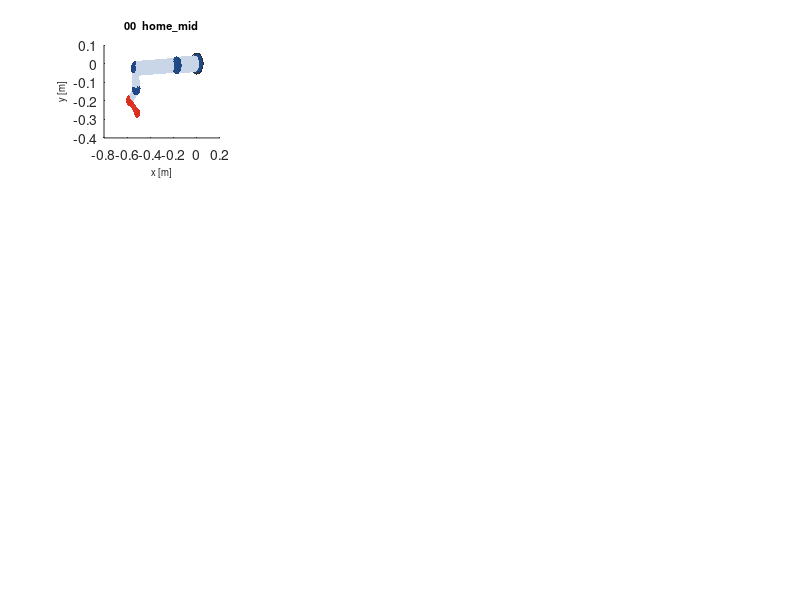

Source code (MATLAB): (Note: this script raises an error after producing the figure.)
function visualize_manipulator_reference_poses_matlab()
%VISUALIZE_MANIPULATOR_REFERENCE_POSES_MATLAB
% Visualize the 16 joint-space reference poses used by the manipulator
% random-pose benchmark. The primary rendering path uses MathWorks Robotics
% System Toolbox rigidBodyTree + rigidBody/addVisual. The attached visual
% geometry is a capsule approximation built from the same DH chain used by the
% C++ model.
%
% The kinematic chain matches ManipulatorDynamicsModel:
%   standard DH, approximately RB5-like
%   a     = [0, -0.427, -0.357, 0, 0, 0]
%   d     = [0.15, 0, 0, 0.11, 0.09, 0.09]
%   alpha = [pi/2, 0, 0, pi/2, -pi/2, 0]
%
% Usage from MATLAB:
%   cd /home/cora-tuf/MPPI/BiC-MPPI-legacy/random_pose_benchmark
%   visualize_manipulator_reference_poses_matlab

close all;

[poses, names, ids] = referencePoses();
dh = manipulatorDhParameters();
figurePosition = [80, 80, 1100, 1100];
workspace = [-0.85, 0.35, -1.05, 0.75, -0.05, 0.95];
subplotWidthScale = 0.88;   % Smaller value gives more horizontal gap.
subplotHeightScale = 0.74;  % Smaller value gives more vertical gap.
titleFontSize = 8;
labelFontSize = 7;
tickFontSize = 7;

robot = [];
if hasRoboticsSystemToolbox()
    robot = buildRigidBodyTree(dh);
else
    warning(['Robotics System Toolbox rigidBodyTree was not found. ', ...
             'Using the local DH skeleton plot only.']);
end

fig = figure('Name', 'Manipulator Reference Poses', ...
             'Color', 'w', ...
             'Position', figurePosition);

for i = 1:size(poses, 1)
    figure(fig);
    ax = subplot(4, 4, i);
    q = poses(i, :);

    shownWithToolbox = false;
    if ~isempty(robot)
        shownWithToolbox = showRigidBodyTree(ax, robot, q);
    end

    hold(ax, 'on');
    if ~shownWithToolbox
        plotRigidBodyGeometry(ax, q, dh);
    end
    plotDhCenterline(ax, q, dh);
    hold(ax, 'off');

    title(ax, sprintf('%02d  %s', ids(i), names{i}), ...
          'Interpreter', 'none', 'FontSize', titleFontSize);
    xlabel(ax, 'x [m]', 'FontSize', labelFontSize);
    ylabel(ax, 'y [m]', 'FontSize', labelFontSize);
    zlabel(ax, 'z [m]', 'FontSize', labelFontSize);
    ax.FontSize = tickFontSize;
    xlim(ax, workspace(1:2));
    ylim(ax, workspace(3:4));
    zlim(ax, workspace(5:6));
    axis(ax, 'equal');
    grid(ax, 'on');
    view(ax, 135, 25);
    applyLighting(ax);
    adjustSubplotPosition(ax, subplotWidthScale, subplotHeightScale);
end

outDir = fullfile(fileparts(mfilename('fullpath')), 'results');
if ~exist(outDir, 'dir')
    mkdir(outDir);
end
outPng = fullfile(outDir, 'manipulator_reference_poses_matlab.png');
saveFigurePng(fig, outPng);
fprintf('Saved figure: %s\n', outPng);

end

function tf = hasRoboticsSystemToolbox()
tf = exist('rigidBodyTree', 'class') == 8 || exist('rigidBodyTree', 'file') == 2;
end

function adjustSubplotPosition(ax, widthScale, heightScale)
pos = ax.Position;
pos(1) = pos(1) + 0.5 * pos(3) * (1.0 - widthScale);
pos(2) = pos(2) + 0.5 * pos(4) * (1.0 - heightScale);
pos(3) = pos(3) * widthScale;
pos(4) = pos(4) * heightScale;
ax.Position = pos;
end

function dh = manipulatorDhParameters()
dh.a = [0.0, -0.427, -0.357, 0.0, 0.0, 0.0];
dh.d = [0.15, 0.0, 0.0, 0.11, 0.09, 0.09];
dh.alpha = [pi / 2.0, 0.0, 0.0, pi / 2.0, -pi / 2.0, 0.0];
end

function robot = buildRigidBodyTree(dh)
robot = rigidBodyTree('DataFormat', 'row', 'MaxNumBodies', 6);
parent = robot.BaseName;
linkRadius = [0.050, 0.045, 0.040, 0.032, 0.028, 0.024];
jointRadius = [0.060, 0.052, 0.048, 0.040, 0.034, 0.030];

for i = 1:6
    body = rigidBody(sprintf('link%d', i));
    joint = rigidBodyJoint(sprintf('joint%d', i), 'revolute');
    joint.JointAxis = [0, 0, 1];

    % Robotics System Toolbox uses standard DH order [a alpha d theta].
    setFixedTransform(joint, [dh.a(i), dh.alpha(i), dh.d(i), 0.0], 'dh');
    body.Joint = joint;
    addOfficialBodyVisuals(body, i, dh, linkRadius(i), jointRadius(i));

    addBody(robot, body, parent);
    parent = body.Name;
end
end

function addOfficialBodyVisuals(body, i, dh, linkRadius, jointRadius)
linkColor = [0.78, 0.83, 0.90];
jointColor = [0.12, 0.28, 0.52];
eeColor = [0.86, 0.18, 0.12];

T0 = standardDhTransform(0.0, dh.a(i), dh.d(i), dh.alpha(i));
parentInBody = T0 \ [0.0; 0.0; 0.0; 1.0];
p0 = [0.0, 0.0, 0.0];
p1 = parentInBody(1:3).';
linkLength = norm(p1 - p0);

if linkLength > 1.0e-8
    linkTform = visualTformForSegment(p0, p1);
    addVisual(body, 'Capsule', [linkRadius, linkLength], linkTform, ...
              'FaceColor', linkColor, 'FaceAlpha', 0.96);
end

jointColorThis = jointColor;
if i == 6
    jointColorThis = eeColor;
end
addVisual(body, 'Sphere', jointRadius, eye(4), ...
          'FaceColor', jointColorThis, 'FaceAlpha', 0.98);

if i == 6
    addVisual(body, 'Capsule', [0.018, 0.095], ...
              makeTranslationTform([0.0475, 0.0, 0.0]) * makeYRotationTform(pi / 2.0), ...
              'FaceColor', eeColor, 'FaceAlpha', 0.98);
end
end

function T = visualTformForSegment(p0, p1)
v = p1 - p0;
len = norm(v);
ez = v / len;
tmp = [0.0, 0.0, 1.0];
if abs(dot(ez, tmp)) > 0.95
    tmp = [0.0, 1.0, 0.0];
end
ex = cross(tmp, ez);
ex = ex / norm(ex);
ey = cross(ez, ex);
mid = 0.5 * (p0 + p1);

T = eye(4);
T(1:3, 1) = ex(:);
T(1:3, 2) = ey(:);
T(1:3, 3) = ez(:);
T(1:3, 4) = mid(:);
end

function T = makeTranslationTform(p)
T = eye(4);
T(1:3, 4) = p(:);
end

function T = makeYRotationTform(theta)
c = cos(theta);
s = sin(theta);
T = [ c, 0.0,  s, 0.0; ...
      0.0, 1.0, 0.0, 0.0; ...
     -s, 0.0,  c, 0.0; ...
      0.0, 0.0, 0.0, 1.0];
end

function shown = showRigidBodyTree(ax, robot, q)
shown = false;
try
    show(robot, q, ...
         'Parent', ax, ...
         'PreservePlot', false, ...
         'Frames', 'off', ...
         'Visuals', 'on', ...
         'Collisions', 'off');
    shown = true;
catch
    try
        show(robot, q, 'Parent', ax, 'PreservePlot', false, 'Visuals', 'on');
        shown = true;
    catch
        shown = false;
    end
end
end

function plotDhSkeleton(ax, q, dh)
pts = fkJointPositions(q, dh);

plot3(ax, pts(:, 1), pts(:, 2), pts(:, 3), ...
      '-', 'LineWidth', 2.2, 'Color', [0.05, 0.22, 0.55]);
scatter3(ax, pts(:, 1), pts(:, 2), pts(:, 3), ...
         24, [0.08, 0.33, 0.72], 'filled');
scatter3(ax, pts(1, 1), pts(1, 2), pts(1, 3), ...
         42, [0.05, 0.05, 0.05], 'filled');
scatter3(ax, pts(end, 1), pts(end, 2), pts(end, 3), ...
         54, [0.84, 0.15, 0.12], 'filled');
end

function plotRigidBodyGeometry(ax, q, dh)
pts = fkJointPositions(q, dh);

linkRadius = [0.050, 0.045, 0.040, 0.032, 0.028, 0.024];
jointRadius = [0.060, 0.052, 0.048, 0.040, 0.034, 0.030, 0.030];
linkColor = [0.78, 0.83, 0.90];
linkEdgeColor = [0.40, 0.47, 0.58];
jointColor = [0.12, 0.28, 0.52];
baseColor = [0.18, 0.18, 0.18];
eeColor = [0.86, 0.18, 0.12];

drawCylinderBetween(ax, [0.0, 0.0, -0.035], [0.0, 0.0, 0.065], ...
                    0.080, baseColor, baseColor, 20);

for i = 1:6
    drawCylinderBetween(ax, pts(i, :), pts(i + 1, :), ...
                        linkRadius(i), linkColor, linkEdgeColor, 18);
end

for i = 1:7
    if i == 1
        color = baseColor;
    elseif i == 7
        color = eeColor;
    else
        color = jointColor;
    end
    drawSphere(ax, pts(i, :), jointRadius(i), color, 16);
end

drawEndEffectorTool(ax, q, dh, eeColor);
end

function plotDhCenterline(ax, q, dh)
pts = fkJointPositions(q, dh);
plot3(ax, pts(:, 1), pts(:, 2), pts(:, 3), ...
      '-', 'LineWidth', 1.1, 'Color', [0.04, 0.12, 0.28]);
end

function drawEndEffectorTool(ax, q, dh, color)
T = eye(4);
for i = 1:6
    T = T * standardDhTransform(q(i), dh.a(i), dh.d(i), dh.alpha(i));
end

p0 = T(1:3, 4).';
toolAxis = T(1:3, 1).';
if norm(toolAxis) < 1.0e-12
    toolAxis = [1.0, 0.0, 0.0];
end
toolAxis = toolAxis / norm(toolAxis);
p1 = p0 + 0.095 * toolAxis;
drawCylinderBetween(ax, p0, p1, 0.018, color, color, 14);
drawSphere(ax, p1, 0.026, color, 14);
end

function drawCylinderBetween(ax, p0, p1, radius, faceColor, edgeColor, n)
v = p1 - p0;
len = norm(v);
if len < 1.0e-10
    drawSphere(ax, p0, radius, faceColor, n);
    return;
end

ez = v / len;
tmp = [0.0, 0.0, 1.0];
if abs(dot(ez, tmp)) > 0.95
    tmp = [0.0, 1.0, 0.0];
end
ex = cross(tmp, ez);
ex = ex / norm(ex);
ey = cross(ez, ex);

[X, Y, Z] = cylinder(radius, n);
Z = Z * len;

Xw = p0(1) + ex(1) * X + ey(1) * Y + ez(1) * Z;
Yw = p0(2) + ex(2) * X + ey(2) * Y + ez(2) * Z;
Zw = p0(3) + ex(3) * X + ey(3) * Y + ez(3) * Z;

surf(ax, Xw, Yw, Zw, ...
     'FaceColor', faceColor, ...
     'EdgeColor', edgeColor, ...
     'EdgeAlpha', 0.18, ...
     'FaceAlpha', 0.96);
end

function drawSphere(ax, center, radius, color, n)
[X, Y, Z] = sphere(n);
surf(ax, center(1) + radius * X, ...
         center(2) + radius * Y, ...
         center(3) + radius * Z, ...
     'FaceColor', color, ...
     'EdgeColor', 'none', ...
     'FaceAlpha', 0.98);
end

function applyLighting(ax)
try
    lighting(ax, 'gouraud');
    material(ax, 'dull');
    camlight(ax, 'headlight');
catch
end
end

function pts = fkJointPositions(q, dh)
T = eye(4);
pts = zeros(7, 3);
pts(1, :) = [0.0, 0.0, 0.0];

for i = 1:6
    T = T * standardDhTransform(q(i), dh.a(i), dh.d(i), dh.alpha(i));
    pts(i + 1, :) = T(1:3, 4).';
end
end

function A = standardDhTransform(theta, a, d, alpha)
ct = cos(theta);
st = sin(theta);
ca = cos(alpha);
sa = sin(alpha);

A = [ct, -st * ca,  st * sa, a * ct; ...
     st,  ct * ca, -ct * sa, a * st; ...
     0.0,       sa,       ca,      d; ...
     0.0,      0.0,      0.0,    1.0];
end

function saveFigurePng(fig, outPng)
try
    exportgraphics(fig, outPng, 'Resolution', 200);
catch
    print(fig, outPng, '-dpng', '-r200');
end
end

function [poses, names, ids] = referencePoses()
ids = (0:15).';
names = { ...
    'home_mid'; ...
    'detour_high'; ...
    'goal_right'; ...
    'pre_pick'; ...
    'pick_low'; ...
    'transfer_high'; ...
    'pre_place'; ...
    'place_low'; ...
    'left_high'; ...
    'left_low'; ...
    'right_high'; ...
    'right_low'; ...
    'over_left'; ...
    'over_right'; ...
    'front_left_mid'; ...
    'front_right_mid'};

poses = [ ...
     0.05, -1.15, 1.25,  0.00, 0.85,  0.00; ...
     1.20, -1.40, 0.50, -0.20, 0.70,  0.10; ...
     1.45, -0.80, 1.05, -0.20, 0.65,  0.25; ...
    -0.65, -1.18, 1.22,  0.00, 0.78,  0.00; ...
    -0.65, -0.82, 1.52,  0.00, 0.38,  0.00; ...
     0.10, -1.45, 1.25,  0.00, 1.05,  0.00; ...
     0.90, -1.18, 1.18,  0.00, 0.80,  0.00; ...
     0.90, -0.78, 1.52,  0.00, 0.36,  0.00; ...
    -0.90, -1.25, 1.10,  0.15, 0.95,  0.05; ...
    -0.90, -0.90, 1.45,  0.10, 0.45,  0.05; ...
     1.10, -1.25, 1.10, -0.15, 0.95, -0.05; ...
     1.10, -0.90, 1.45, -0.10, 0.45, -0.05; ...
    -0.35, -1.55, 1.35,  0.10, 1.10,  0.00; ...
     0.35, -1.55, 1.35, -0.10, 1.10,  0.00; ...
    -0.45, -0.95, 1.30,  0.10, 0.65,  0.10; ...
     0.45, -0.95, 1.30, -0.10, 0.65, -0.10];
end
